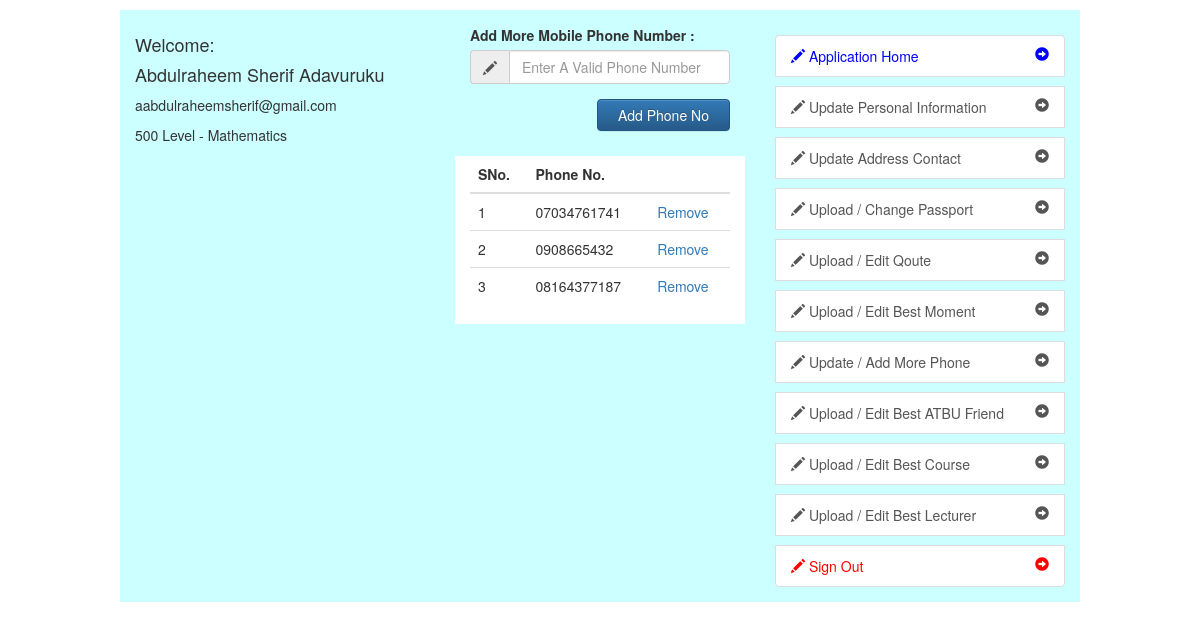
Page /androidPhone.php (signed in) on the committed database.
### tables this page shows
CREATE TABLE `userdetails` (
  `id` int(11) NOT NULL,
  `password` varchar(250) DEFAULT '""',
  `userID` varchar(250) DEFAULT '',
  `userQoute` text,
  `fullName` varchar(250) DEFAULT '',
  `userDept` varchar(250) DEFAULT '',
  `userLevel` varchar(250) DEFAULT '',
  `userGender` varchar(50) DEFAULT '',
  `userReligion` varchar(100) DEFAULT NULL,
  `userState` varchar(250) DEFAULT '',
  `userLgov` varchar(250) DEFAULT '',
  `userPermAdd` text,
  `userCState` varchar(250) DEFAULT '',
  `userCLgov` varchar(250) DEFAULT '',
  `userCPermAdd` text,
  `userBestMoment` text,
  `lastLogin` datetime NOT NULL DEFAULT CURRENT_TIMESTAMP,
  `userRegNo` varchar(100) DEFAULT '',
  `userEmail` varchar(250) DEFAULT ''
);

CREATE TABLE `userphone` (
  `id` int(11) NOT NULL,
  `phone` varchar(50) NOT NULL,
  `userID` varchar(250) NOT NULL
);

### androidPhone.php (the view, shortened to what this page needs)
<?php
require_once 'settings/all_header.php';
require_once 'settings/connection.php';
$errPL=$dept=$txtEmail=$sname=$level="";
$txtcPermadd="";
$stmt_in = $conn->prepare("SELECT * FROM userDetails where userRegNo=? And userID=? Limit 1");
$stmt_in->execute(array($_SESSION['regno'],$_SESSION['app_id']));
$affected_rows_in = $stmt_in->rowCount();
if($affected_rows_in >= 1)
{
	$row = $stmt_in->fetch(PDO::FETCH_ASSOC);
	$dept=$row['userDept'];
	$txtEmail=$row['userEmail'];
	$sname=$row['fullName'];
	$level=$row['userLevel'];
}
?>
</head>
<body style="width:80%;margin:auto">
<div class="container-fluid" >
	<div class="row" style="margin-top:10px;background-color:#CCFFFF;">
		<div class="col-xs-12 col-sm-12 col-md-4 col-lg-4" style="margin-top:15px;margin-bottom:15px;">
			<?php require_once("settings/androidDetails.php");?>
		</div>
		<div class="col-xs-12 col-sm-12 col-md-4 col-lg-4" style="margin-top:15px;margin-bottom:15px;">
			<div class="col-xs-12">
				<form role="form"  name="reg_form"  id="form" class="form-vertical" action="<?php echo htmlspecialchars($_SERVER["PHP_SELF"]);?>" enctype="multipart/form-data" method="POST">
					<div class="form-group">
						<label for="txtcPermadd">Add More Mobile Phone Number : </label>
						<div class="input-group">
							<span class="input-group-addon"><span class="glyphicon glyphicon-pencil"></span></span>
							<input type="phone" class="form-control" id="txtcPermadd" value="<?php echo $txtcPermadd;?>" onkeydown="return noNumbers(event,this)" name="txtcPermadd" required="true" placeholder="Enter A Valid Phone Number"> </input>
						</div>
					</div>
					<div class="form-group pull-right">
						<div class="input-group">
							<input type="submit" name="submit" style="margin-bottom:10px;padding:5px 20px 5px 20px" value="Add Phone No" class="btn btn-primary btn-md"></input>
						</div>
					</div>
				</form>
			</div>
			<div class="col-xs-12" style="background-color:white;">
				<?php
					$stmt_in = $conn->prepare("SELECT * FROM userPhone where userID=? order by id desc");
					$stmt_in->execute(array($_SESSION['app_id']));
					$affected_rows_in = $stmt_in->rowCount();
					if($affected_rows_in >= 1)
					{
						echo "<table class='table table-hover'>
								<thead>
									<th>SNo.</th>
									<th>Phone No.</th>
									<th></th>
								</thead>
								<tbody>";
								$count = 1;
						while($row = $stmt_in->fetch(PDO::FETCH_ASSOC)){
							echo "<tr>
									<td>".$count."</td>
									<td>".$row['phone']."</td>
									<td><a href=androidPhone.php?derem=".$row['phone'].">Remove</a></td>
								</tr>";
								$count =$count + 1;
						}
						echo "</tbody></table>";
					}
				?>
			</div>
		</div>
		<div class="col-xs-12 col-sm-12 col-md-4 col-lg-4" style="margin-top:15px;margin-bottom:15px;">
			<?php require_once("settings/androidNavLeft.php");?>
		</div>
	</div>
 </div>
</body>
</html>

### settings/androidDetails.php
<h4>Welcome:</h4>
				<h4><?php echo $sname; ?></h4>
				<p><?php echo $txtEmail; ?></p>
				<p><?php echo $level." Level - ".$dept;?></p>

### rows in the picture
userdetails: fullName "Abdulraheem Sherif Adavuruku", userEmail "aabdulraheemsherif@gmail.com", userLevel "500", userDept "Mathematics"
userphone: phone "07034761741"
userphone: phone "0908665432"
userphone: phone "08164377187"
